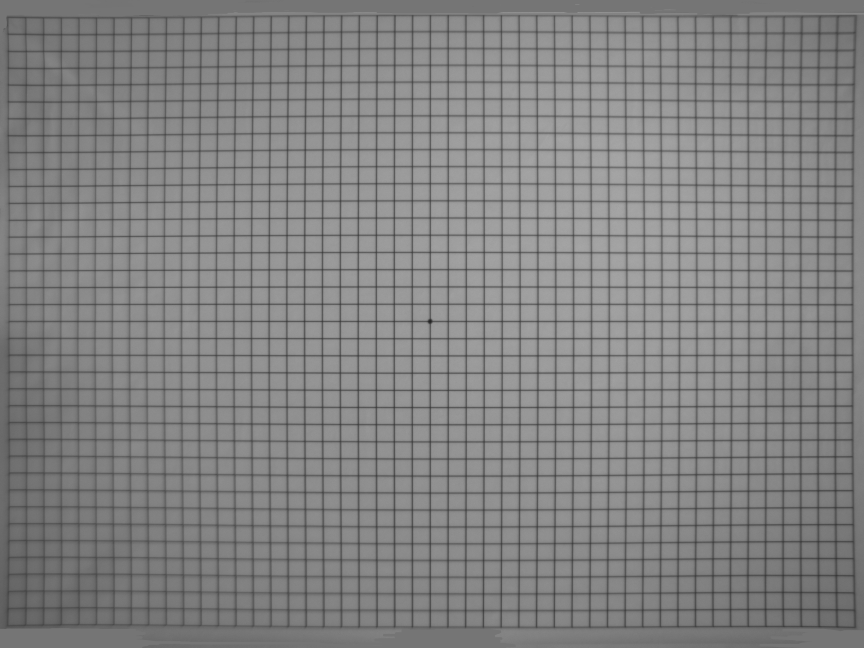
#> input picture Exact_dot_001/hyttest2.png, 2592 x 1944 px (shown at 1/3 size)
$ jupyter execute inverse_threshholder_001.ipynb
#> lines starting #> are read from the running program, lines starting #| are printed output that depends on the picture; after the words box and inside, x2 and y2 are one past the last pixel; in counts of white or black regions, pixels touching at a corner belong together
[cell 1]
import cv2
import matplotlib.pyplot as plt
import pandas as pd
import numpy as np
from PIL import Image

[cell 2]
img = cv2.imread("hyttest2.png")
#> img is the input picture: shape (1944, 2592, 3); min 31, max 171, mean 130.2
gray_img = cv2.cvtColor(img , cv2.COLOR_BGR2GRAY)

[cell 3]
# get inverse intesity
gray_array = np.array(gray_img)
inverse_intensity = np.absolute(gray_array - (255/1))
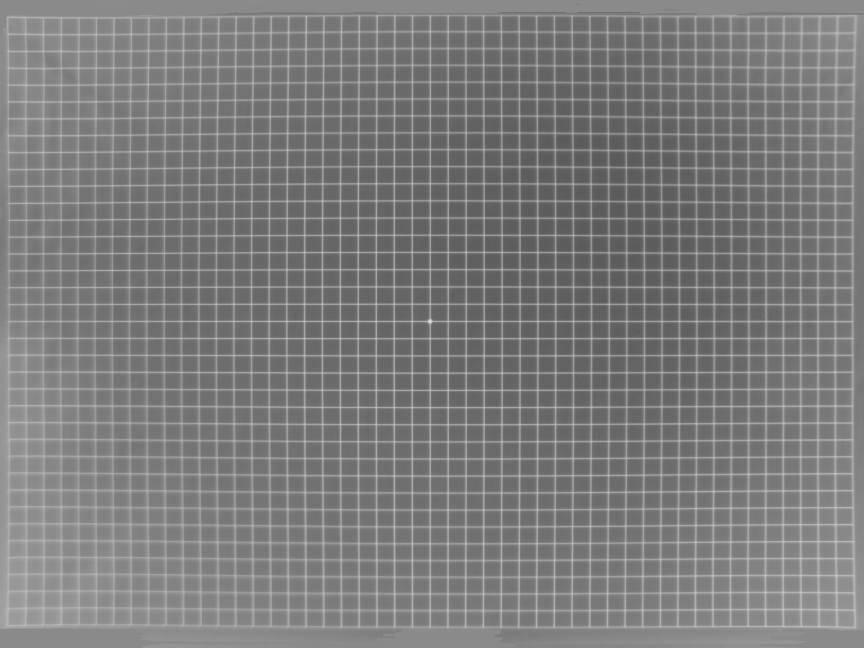
#> inverse_intensity: shape (1944, 2592) float64 (shown at 1/3 size); min 84, max 224, mean 124.8

[cell 4]
# lets subploting all of them
plt.subplot(1,2,1)
plt.title("gray")
plt.imshow(gray_img)
plt.subplot(1,2,2)
plt.title("inverse gray")
plt.imshow(inverse_intensity)
plt.show()
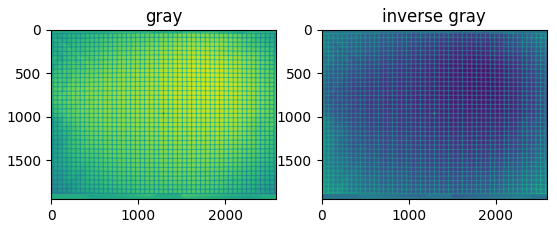
#> figure drawn by matplotlib, 2 panels

let us collect the region respec to speciffied range list

[cell 5]
x_range = np.arange(0,2593,162)
y_range = np.arange(0,1945,162)

x_range = np.append(x_range , 0)
y_range = np.append(y_range , 0)


print(f"x range : {x_range}")
print(f"y range : {y_range}")
print(f"shape : {np.shape(inverse_intensity)}")
#| shape : (1944, 2592)

[cell 6]
thresholder = (inverse_intensity > 150)
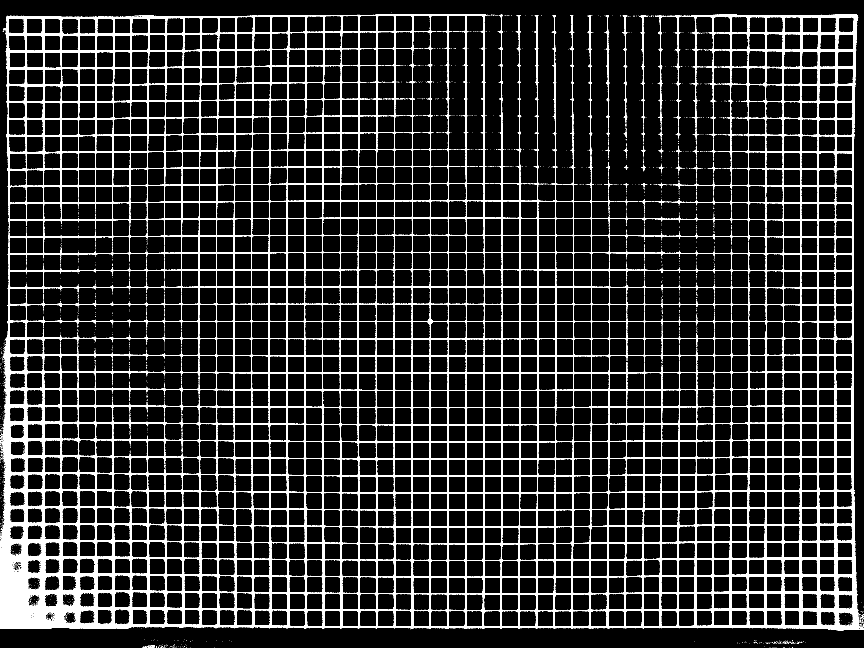
#> thresholder: shape (1944, 2592) bool (shown at 1/3 size); 12.7% white; 2635 white regions (2575 under 20 px), largest, box (x1, y1, x2, y2) and area: (0, 44, 2592, 1893) 622547, (2010, 47, 2045, 378) 1181, (1762, 46, 1777, 467) 1166
Black = (inverse_intensity < 150)
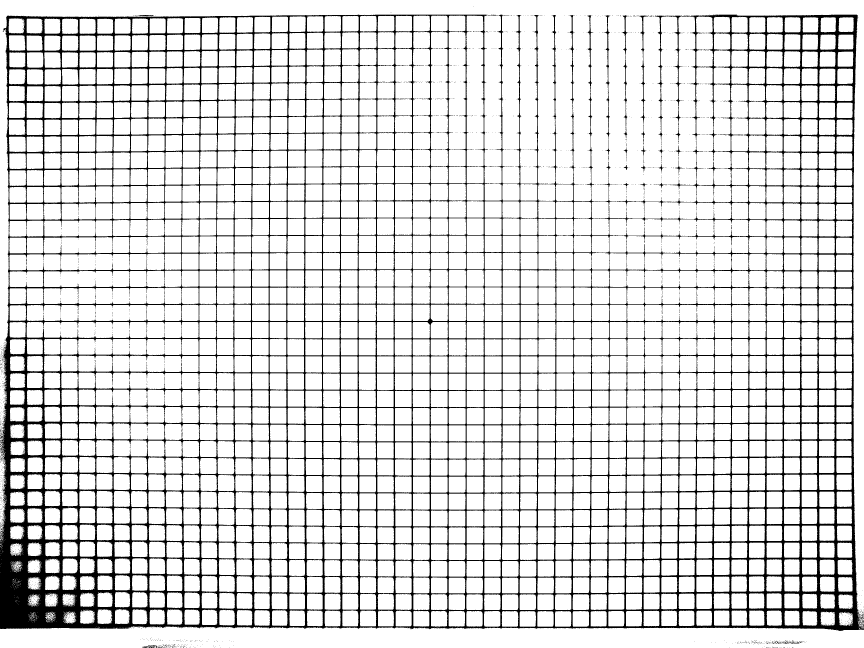
#> Black: shape (1944, 2592) bool (shown at 1/3 size); 86.6% white; 2693 black regions (2649 under 20 px), largest, box (x1, y1, x2, y2) and area: (0, 44, 2592, 1893) 659202, (2000, 47, 2047, 420) 1404, (1965, 47, 2000, 422) 1278

[cell 7]
for j in range(len(y_range)):
    for i in range(len(x_range)):
        local_region = inverse_intensity[x_range[i]: x_range[i+1] , y_range[j] : y_range[j+1]]
        thresholder = (local_region > 150)
        Black = (local_region < 150)
        local_region[thresholder] = 255
        local_region[Black] = 0
        inverse_intensity[x_range[i]: x_range[i+1] , y_range[j] : y_range[j+1]] = local_region
        if i == 11:
            break
    if j == 9:
        break
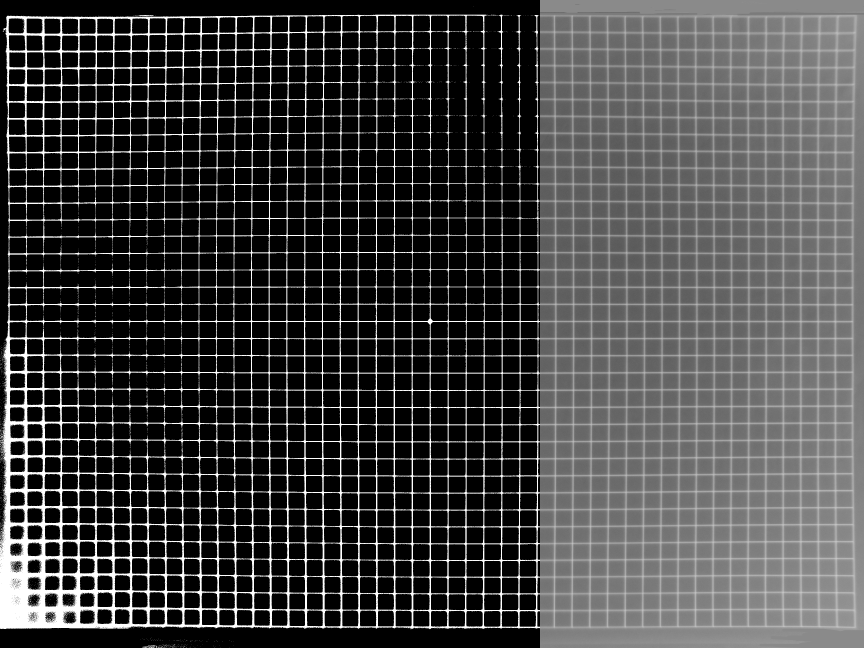
#> inverse_intensity: shape (1944, 2592) float64 (shown at 1/3 size); min 0, max 255, mean 67.9
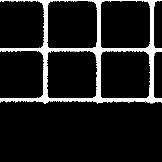
#> local_region: shape (162, 162) float64; min 0, max 255, mean 27

[cell 8]
plt.imshow(inverse_intensity)
plt.show()

[cell 9]
thresholder = (local_region > 150)
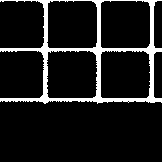
#> thresholder: shape (162, 162) bool; 10.3% white; 1 white region, box (x1, y1, x2, y2) and area: (0, 0, 162, 104) 2698
Black = (local_region < 150)
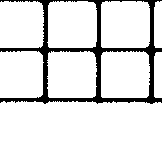
#> Black: shape (162, 162) bool; 89.2% white; 1 black region, box (x1, y1, x2, y2) and area: (0, 0, 162, 104) 2837
